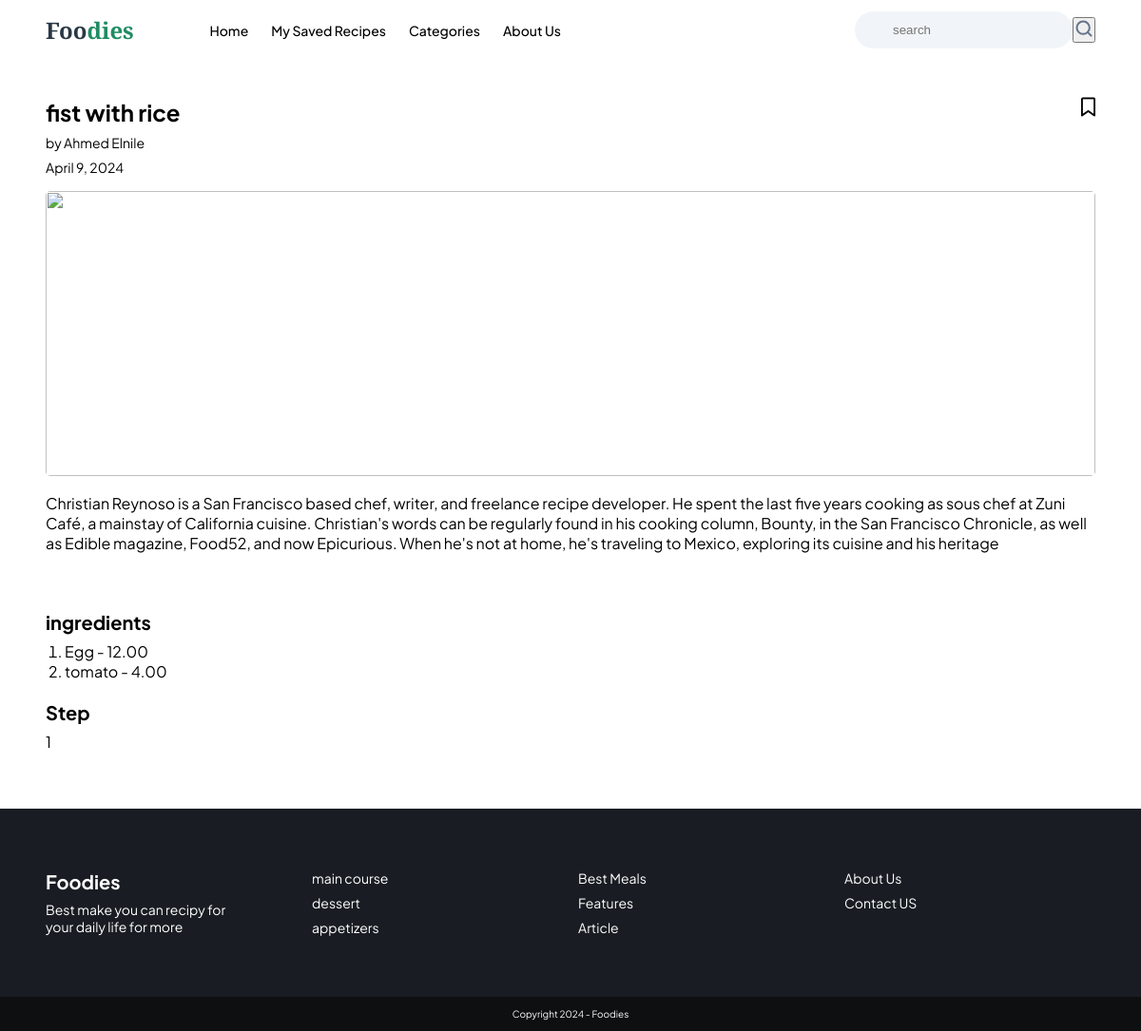
/1/, run on the app's committed database.
### recipes/models.py (models this page shows, shortened)
class Recipe(models.Model):
    id = models.AutoField(primary_key=True)
    date = models.DateField(auto_now_add=True)
    name = models.CharField(max_length=100)
    publisher = models.ForeignKey(Publisher, on_delete=models.CASCADE, related_name="PublishInfo")
    description = models.TextField(null=False, blank=False)
    duration = models.PositiveIntegerField(null=True, blank=True)
    level = models.ForeignKey(Level, on_delete=models.CASCADE, name='Level')
    category = models.ForeignKey(Category, on_delete=models.CASCADE, related_name="recipes")
    ingredients = models.ManyToManyField(Ingredient, through='RecipeIngredient', related_name='recipes')
    steps = models.TextField(null=False, blank=False)

class Publisher(models.Model):
    id = models.AutoField(primary_key=True)
    name = models.CharField(max_length=100)
    jobTitle = models.CharField(max_length=255)
    Bio = models.TextField()

class RecipeIngredient(models.Model):
    recipe = models.ForeignKey(Recipe, on_delete=models.CASCADE, related_name="recipeIngredients")
    ingredient = models.ForeignKey(Ingredient, on_delete=models.CASCADE, related_name="ingredients")
    quantity = models.DecimalField(max_digits=50, decimal_places=2)
    description = models.TextField(null=True, blank=True)

class Ingredient(models.Model):
    id = models.AutoField(primary_key=True)
    name = models.CharField(max_length=100)

### recipes/views.py (the view)
# urls.py: path('<int:recipe_id>/', views.recipe_details, name="recipe_details"),
def recipe_details(request, recipe_id):
    recipe = Recipe.objects.get(pk=recipe_id)
    ingredients = RecipeIngredient.objects.filter(recipe=recipe)
    steps = recipe.steps.split('\n')
    bookmarks = None
    if request.user.is_authenticated:
        user = request.user
        bookmarks = Bookmark.objects.filter(user=user).select_related("recipe")
    return render(request, 'recipes/recipeDetails.html', {
        'recipe': recipe,
        'ingredients': ingredients,
        'steps': steps,
    })

### templates/recipes/recipeDetails.html (shortened to what this page needs)
{% load static %}
{% load bookmark_filter %}
<!DOCTYPE html>
<html lang="en">
<head>
    <link rel="stylesheet" href="{% static 'recipes/style/global.css' %}">
    <link rel="stylesheet" href="{% static 'recipes/style/RecipeDetails.css' %}"/>
</head>
<body>
<header>
    <div class="left-side">
        <div class="logo">
            <h1>
                <a href="{% url 'index' %}">Foo<span>dies</span></a>
            </h1>
        </div>
        <nav class="hide-mobile">
            <ul>
                <li><a href="{% url 'index' %}">Home</a></li>
                <li><a href="{% url 'favorite' %}">My Saved Recipes</a></li>
                <li class="select-container">
                    <p class="select-paragraph">Categories</p>
                </li>
                <li><a href="{% url 'AboutUs' %}">About Us</a></li>
            </ul>
        </nav>
    </div>
    <div class="right-side">
        <div class="input-icons">
            <input type="search" class="input-field" placeholder="search"/>
            <button class="search-icon">
                <img src="{% static 'assets/Icon.svg' %}" alt="Search Icon" class="search-icon"/>
            </button>
        </div>
    </div>
</header>
<main>
    <div class="titles">
        <div class="main-titles">
            <div class="title">
                <h2 class="rec-name">{{ recipe.name }}</h2>
                <form method="POST" id="form-{{ recipe.id }}" action="{% url 'add_to_favorites' recipe_id=recipe.id %}">
                    <div>
                        {% if request.user.is_authenticated %}
                            {% if request.user|check_bookmark:recipe.id %}
                                <i class="fa-solid marked favorite-icon fa-bookmark" id="icon-{{ recipe.id }}"
                                   recipeID="{{ recipe.id }}"></i>
                            {% else %}
                                <i class="fa-regular favorite-icon fa-bookmark" id="icon-{{ recipe.id }}"
                                   recipeID="{{ recipe.id }}"></i>
                            {% endif %}
                        {% else %}
                            <i class="fa-regular favorite-icon fa-bookmark" id="icon-{{ recipe.id }}"
                               recipeID="{{ recipe.id }}"></i>
                        {% endif %}
                    </div>
                </form>
            </div>
            <div class="publish-info">
                <p class="publisher-name">by {{ recipe.publisher.name }}</p>
                <p class="publisher-date">{{ recipe.date }}</p>
            </div>
        </div>
        <img src="{% static 'Assets/hero.jpg' %}" alt="" class="rec-img">
    </div>
    <div class="rec-desc">
        <p>{{ recipe.description }}</p>
    </div>
</main>
<div class="rec-detail">
    <div class="rec-ingredients">
        <h4 class="subtitle">ingredients</h4>
        <ol>
            {% for ingredientInfo in ingredients %}
                <li>
                    <p>{{ ingredientInfo.ingredient.name }} - {{ ingredientInfo.quantity }}</p>
                </li>
            {% endfor %}
        </ol>
    </div>
    <div class="rec-steps">
        <h4 class="subtitle">Step</h4>
        {% for step in steps %}
            <p>{{ step }}</p>
        {% endfor %}
    </div>
</div>
<footer>
    <div class="top">
        <div class="col">
            <div class="logo">
                <h1>
                    <a href="{% url 'index' %}">Foo<span>dies</span></a>
                </h1>
                <p>Best make you can recipy for your daily life for more </p>
            </div>
        </div>
        <div class="col">
            <nav>
                <ul>
                    <li><a href="#">main course</a></li>
                    <li><a href="#">dessert</a></li>
                    <li><a href="#">appetizers</a></li>
                </ul>
            </nav>
        </div>
        <div class="col">
            <nav>
                <ul>
                    <li><a href="#">Best Meals</a></li>
                    <li><a href="#">Features</a></li>
                    <li><a href="#">Article</a></li>
                </ul>
            </nav>
        </div>
        <div class="col">
            <nav>
                <ul>
                    <li><a href="#">About Us</a></li>
                    <li><a href="#">Contact US</a></li>
                </ul>
            </nav>
        </div>
    </div>
    <div class="bottom">
        <p>Copyright 2024 - Foodies</p>
    </div>
</footer>
</body>
</html>

### recipes/static/recipes/style/global.css (style rules this page uses)
* { box-sizing: border-box; padding: 0; margin: 0; }
html { font-size: 62.5%; height: 100%; font-family: "Plus Jakarta Sans", sans-serif; }
body { min-height: 100%; display: flex; flex-direction: column; }
.hide-mobile { display: none; }
ul { list-style: none; }
a { text-decoration: none; color: #293845; }
header { display: flex; align-items: center; justify-content: space-between; flex-direction: row; padding: 12px 48px; }
header div { display: flex; align-items: center; flex-direction: row; }
header .left-side { gap: 20px; width: 50%; display: flex; flex-direction: row; justify-content: space-between; }
header .logo h1 { font-size: 2.4rem; }
header .logo h1 a { font-weight: 800; font-family: 'Source Serif 4', serif; }
header .logo h1 a span { color: #208C64; }
header nav ul { display: flex; align-items: center; gap: 24px; }
header nav ul li { font-size: 1.4rem; font-weight: 500; }
header nav ul li p { font-size: 1.4rem; }
header .right-side { width: 40%; display: flex; flex-direction: row; align-items: center; justify-content: flex-end; gap: 8px; }
header .right-side .input-field { width: 100%; padding: 12px 12px 12px 40px; border: none; background-color: #F1F5F9; border-radius: 20px; }
.top ul a { font-size: 1.4rem; color: white; }
.top .logo { width: 100%; display: flex; flex-direction: column; gap: 8px; }
.top .logo h1 a { color: white; }
.top .logo p { width: 80%; font-size: 1.4rem; }
header nav.hide-mobile ul li a { transition: all .4s ease; color: black; }
.select-container { position: relative; transition: display .4s ease; transition-duration: 2s; }
footer { display: flex; background-color: #191D23; flex-direction: column; color: white; margin-top: auto; }
footer .top { width: 100%; padding: 64px 48px; display: grid; grid-template-columns: repeat(2, 1fr); gap: 1.6rem; }
footer .top ul { display: flex; flex-direction: column; gap: 8px; }
footer .bottom { display: flex; justify-content: center; padding: 12px 16px; background-color: #0D0F11; }
@media only screen and (min-width: 680px) { .hide-mobile { display: unset; } }
@media only screen and (min-width: 680px) { header .left-side { gap: 20px; width: 50%; } }
@media only screen and (min-width: 680px) { header .right-side { gap: 20px; width: 50%; margin-left: 20px; } }
@media only screen and (min-width: 680px) { footer .top { grid-template-columns: repeat(4, 1fr); } }

### recipes/static/recipes/style/RecipeDetails.css (style rules this page uses)
main { padding: 40px 48px; display: flex; flex-direction: column; }
.titles { display: flex; flex-direction: column; gap: 1.6rem; }
.main-titles { display: flex; flex-direction: column; gap: .8rem }
.main-titles .title { display: flex; flex-direction: row; justify-content: space-between; }
.main-titles .title i { display: flex; flex-direction: row; justify-content: center; font-size: 2rem; }
.main-titles .rec-name { font-size: 2.4rem; }
.main-titles .publish-info { display: flex; flex-direction: column; gap: .8rem }
.publisher-name,.publisher-date { font-size: 1.4rem; }
.rec-img { height: 300px; width: 100%; aspect-ratio: 1/1; object-fit: cover; border-radius: 5px; }
.rec-desc { font-size: 1.6rem; margin-top: 1.8rem; }
.rec-detail { padding: 20px 48px; display: flex; flex-direction: column; gap: 2rem; }
.rec-detail { margin-bottom: 4rem; }
.subtitle { font-size: 2rem; }
.rec-detail > div { display: flex; flex-direction: column; gap: .8rem }
.rec-ingredients ol { padding-left: 2rem; }
.rec-ingredients li, .rec-steps p { font-size: 1.6rem; }

### data on the page
Recipe: name "fist with rice", publisher.name "Ahmed Elnile", date "April 9, 2024", description "Christian Reynoso is a San Francisco based chef, writer, and freelance recipe developer. He spent the last five years cooking as sous chef at Zuni Café, a mainstay of California cuisine. Christian's words can be regularly found in his cooking column, Bounty, in the San Francisco Chronicle, as well as Edible magazine, Food52, and now Epicurious. When he's not at home, he's traveling to Mexico, exploring its cuisine and his heritage"
RecipeIngredient: ingredient.name "Egg", quantity "12.00"
RecipeIngredient: ingredient.name "tomato", quantity "4.00"

### other printed values
{{ step }} "1"
